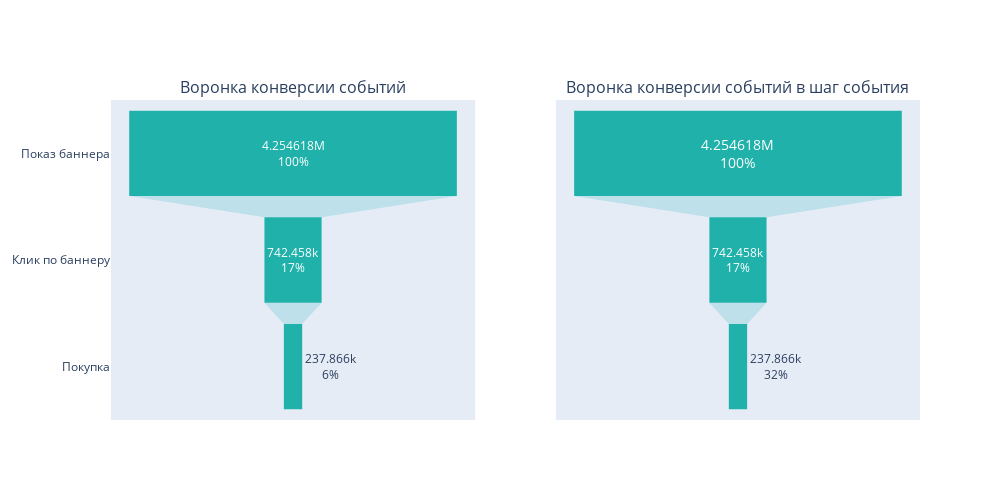

Source (notebook cell):
### Code cell
from plotly.subplots import make_subplots # библиотека plotly для subplots
from plotly import graph_objects as go

fig = make_subplots(rows=1, cols=2,subplot_titles=("Воронка конверсии событий","Воронка конверсии событий в шаг события"))

# задаю название полей оси У
titles_name = ['Показ баннера', 'Клик по баннеру', 'Покупка']

# строю воронку конверсии
fig.add_trace(go.Funnel(
        y = titles_name,
        x = df.groupby('title').agg({'user_id' : 'nunique'})\
              .reset_index().sort_values('user_id', ascending = False)['user_id'] ,
        textinfo = "value+percent initial", # процент начального (первого шага)
        marker = {"color": colors[0]}, # цвет блоков
        connector = {"fillcolor": '#bde0eb'}, # цвет области, переходящей между шагами
        insidetextfont = {'color': 'white', 'size': 12} # цвет индексов
        ),row=1, col=1)

# строю воронку конверсии в шаг события
fig.add_trace(go.Funnel(
        y = df.groupby('title').agg({'user_id' : 'nunique'})\
              .reset_index().sort_values('user_id', ascending = False)['title'],
        x = df.groupby('title').agg({'user_id' : 'nunique'})\
              .reset_index().sort_values('user_id', ascending = False)['user_id'],
        textinfo = "value+percent previous", # процент предыдущего
        marker = {"color": colors[0]}, # цвет блоков
        connector = {"fillcolor": '#bde0eb'}, # цвет области, переходящей между шагами
        insidetextfont = {'color': 'white', 'size': 14} # цвет индексов
        ),row=1, col=2)

                                                            # width/height - ширина/высота графика
fig.update_layout(showlegend=False, width=1000, height=500) # showlegend - показать/скрыть легенду
fig.layout.yaxis2.update(showticklabels=False) # убираю подпись оси У второго графика
fig.show()

### Figure 1 — Plotly figure (JSON) as saved in the notebook; plotly's stock layout.template omitted (floating-point values rounded to 4 significant figures)
{"data": [{"connector": {"fillcolor": "#bde0eb"}, "insidetextfont": {"color": "white", "size": 12}, "marker": {"color": "#20B2AA"}, "textinfo": "value+percent initial", "type": "funnel", "x": [4254618, 742458, 237866], "xaxis": "x", "y": ["Показ баннера", "Клик по баннеру", "Покупка"], "yaxis": "y"}, {"connector": {"fillcolor": "#bde0eb"}, "insidetextfont": {"color": "white", "size": 14}, "marker": {"color": "#20B2AA"}, "textinfo": "value+percent previous", "type": "funnel", "x": [4254618, 742458, 237866], "xaxis": "x2", "y": ["show", "click", "order"], "yaxis": "y2"}], "layout": {"annotations": [{"font": {"size": 16}, "showarrow": false, "text": "Воронка конверсии событий", "x": 0.225, "xanchor": "center", "xref": "paper", "y": 1, "yanchor": "bottom", "yref": "paper"}, {"font": {"size": 16}, "showarrow": false, "text": "Воронка конверсии событий в шаг события", "x": 0.775, "xanchor": "center", "xref": "paper", "y": 1, "yanchor": "bottom", "yref": "paper"}], "height": 500, "showlegend": false, "width": 1000, "xaxis": {"anchor": "y", "domain": [0, 0.45]}, "xaxis2": {"anchor": "y2", "domain": [0.55, 1]}, "yaxis": {"anchor": "x", "domain": [0, 1]}, "yaxis2": {"anchor": "x2", "domain": [0, 1], "showticklabels": false}}}
